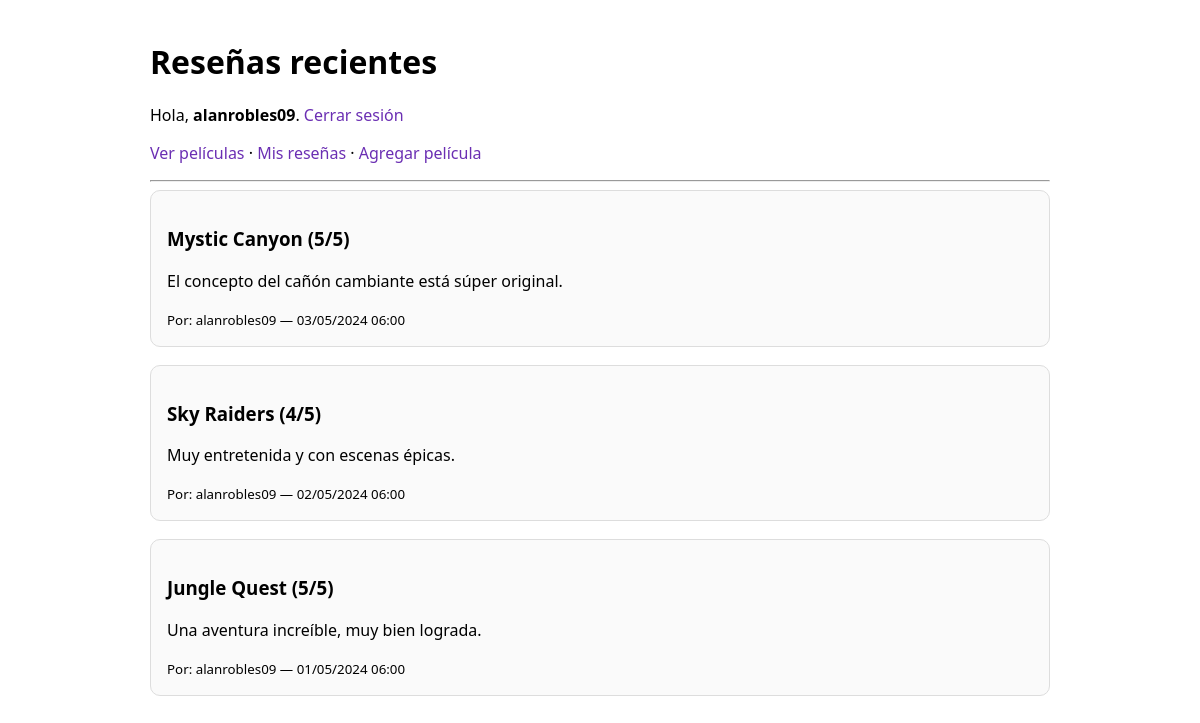
The app's page / (signed in) with its own data.
### sistema/models.py (models this page shows, shortened)
class Review(models.Model):
    movie = models.ForeignKey(
        Movie,
        on_delete=models.CASCADE,
        related_name='reviews',
        verbose_name="Película",
    )
    user = models.ForeignKey(
        User,
        on_delete=models.CASCADE,
        related_name='reviews',
        verbose_name="Usuario",
    )
    rating = models.PositiveSmallIntegerField("Calificación", help_text="Del 1 al 5")
    comment = models.TextField("Comentario")
    created_at = models.DateTimeField("Creada el", auto_now_add=True)
    class Meta:
        ordering = ['-created_at']
        verbose_name = "Reseña"
        verbose_name_plural = "Reseñas"

class Movie(models.Model):
    title = models.CharField("Título", max_length=200)
    description = models.TextField("Descripción", blank=True)
    year = models.PositiveIntegerField("Año", default=2024)  # ← CORREGIDO
    genre = models.CharField("Género", max_length=50, default="Aventura")
    created_at = models.DateTimeField("Creada el", auto_now_add=True)
    class Meta:
        ordering = ['-created_at']
        verbose_name = "Película"
        verbose_name_plural = "Películas"

### sistema/views.py (the view)
# urls.py: path('', views.home_view, name='home'),
def home_view(request):
    reviews = Review.objects.select_related("movie", "user").order_by('-created_at')
    return render(request, 'index.html', {
        'reviews': reviews
    })

### sistema/templates/index.html (shortened to what this page needs)
<!doctype html>
<html>
<head>
</head>
<body>
<h1>Reseñas recientes</h1>
{% if request.user.is_authenticated %}
    <p>Hola, <strong>{{ request.user.username }}</strong>.
        <a href="{% url 'logout' %}">Cerrar sesión</a>
    </p>
    <p>
        <a href="{% url 'movies' %}">Ver películas</a> ·
        <a href="{% url 'my_reviews' %}">Mis reseñas</a> ·
        <a href="{% url 'add_movie' %}">Agregar película</a>
    </p>
{% else %}
    <p>
        <a href="{% url 'login' %}">Iniciar sesión</a> ·
        <a href="{% url 'register' %}">Registrarse</a>
    </p>
{% endif %}
<hr>
{% if reviews %}
    {% for review in reviews %}
        <div class="review-card">
            <h3>{{ review.movie.title }} ({{ review.rating }}/5)</h3>
            <p>{{ review.comment }}</p>
            <small>
                Por: {{ review.user.username }} — {{ review.created_at|date:"d/m/Y H:i" }}
            </small>
        </div>
    {% endfor %}
{% else %}
    <p>No hay reseñas todavía.</p>
{% endif %}
</body>
</html>

### sistema/templates/index.html (style rules this page uses)
body { font-family: system-ui, Arial; max-width: 900px; margin: 40px auto; }
a { text-decoration: none; color: #6b2fb3; }
.review-card { border: 1px solid #ddd; padding: 16px; border-radius: 10px; margin-bottom: 18px; background: #fafafa; }

### records on screen
Review: movie "Mystic Canyon", rating "5", comment "El concepto del cañón cambiante está súper original.", user.username "alanrobles09", created_at "03/05/2024 06:00"
Review: movie "Sky Raiders", rating "4", comment "Muy entretenida y con escenas épicas.", user.username "alanrobles09", created_at "02/05/2024 06:00"
Review: movie "Jungle Quest", rating "5", comment "Una aventura increíble, muy bien lograda.", user.username "alanrobles09", created_at "01/05/2024 06:00"

### other values on screen
{{ request.user.username }} "alanrobles09"
